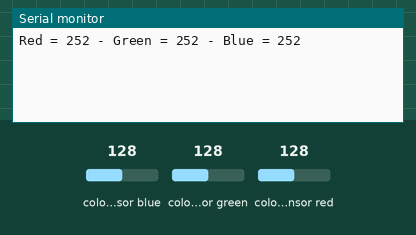
This sketch was run on a simulated Arduino Uno, built with avr-gcc and run on an emulated ATmega328P. Parts: the last lines printed to the serial monitor. Wiring (inferred from the names in the program): TCS3200 colour sensor: output pin 8; S2 pin 6; S3 pin 7; S0 pin 4; S1 pin 5. The inputs (shaded band) are chosen by the test bench; at power-on: colour sensor blue 128, colour sensor green 128, colour sensor red 128.

Above: at 1.2 s.
1.3 s: colour sensor blue set to 191
At 2.3 s:
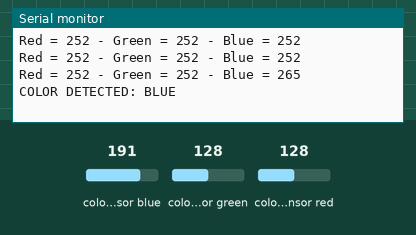
3.9 s: colour sensor green set to 250
At 5.3 s:
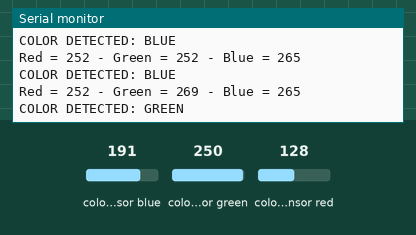
6.9 s: colour sensor red set to 250
At 8.3 s:
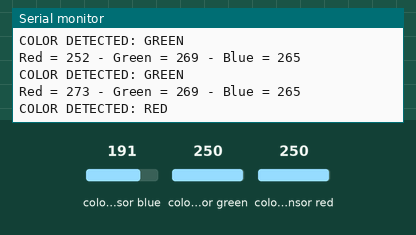

The sketch:

Color.ino
```cpp
/*
	Color (TCS230)

	It just shows on the serial monitor the RGB values and prints the color detected.
*/

#define S0 4
#define S1 5
#define S2 6
#define S3 7
#define PINOUT 8

// Calibration values from Calibration Sketch
int redMin = 36; // Red minimum value
int redMax = 230; // Red maximum value
int greenMin = 36; // Green minimum value
int greenMax = 290; // Green maximum value
int blueMin = 36; // Blue minimum value
int blueMax = 235; // Blue maximum value

// Color width measurements
int redPW = 0;
int greenPW = 0;
int bluePW = 0;

// Final values
int redValue;
int greenValue;
int blueValue;

void setup() {
	pinMode(S0, OUTPUT);
	pinMode(S1, OUTPUT);
	pinMode(S2, OUTPUT);
	pinMode(S3, OUTPUT);

	pinMode(PINOUT, INPUT);

	digitalWrite(S0,HIGH);
	digitalWrite(S1,LOW);

	Serial.begin(9600);
}

void loop() {
	// Read Red value
	redPW = getRedPW();
	// Map to 0-255 scale
	redValue = map(redPW, redMin,redMax,255,0);
	delay(200);

	// Read Green value
	greenPW = getGreenPW();
	// Map to 0-255
	greenValue = map(greenPW, greenMin,greenMax,255,0);
	delay(200);

	// Read Blue value
	bluePW = getBluePW();
	// Map to 0-255
	blueValue = map(bluePW, blueMin,blueMax,255,0);
	delay(200);

	Serial.print("Red = ");
	Serial.print(redValue);
	Serial.print(" - Green = ");
	Serial.print(greenValue);
	Serial.print(" - Blue = ");
	Serial.println(blueValue);

  if(redValue > greenValue && redValue > blueValue){
    Serial.println("COLOR DETECTED: RED");
  }else if(greenValue > redValue && greenValue > blueValue){
    Serial.println("COLOR DETECTED: GREEN");
  }else if(blueValue > redValue && blueValue > greenValue){
    Serial.println("COLOR DETECTED: BLUE");
  }
}

int getRedPW() {
	// Set sensor to read Red only
	digitalWrite(S2,LOW);
	digitalWrite(S3,LOW);
	int PW = pulseIn(PINOUT, LOW);

	return PW;
}

int getGreenPW() {
	// Set sensor to read Green only
	digitalWrite(S2,HIGH);
	digitalWrite(S3,HIGH);
	int PW = pulseIn(PINOUT, LOW);

	return PW;
}

int getBluePW() {
	// Set sensor to read Blue only
	digitalWrite(S2,LOW);
	digitalWrite(S3,HIGH);
	int PW = pulseIn(PINOUT, LOW);

	return PW;
}
```

Measured:
- after the input at 1.3 s, the serial monitor: prints a new line after 0.50 s (image 1)
- after the input at 3.9 s, the serial monitor: prints a new line after 0.91 s (image 2)
- after the input at 6.9 s, the serial monitor: prints a new line after 0.92 s (image 3)
